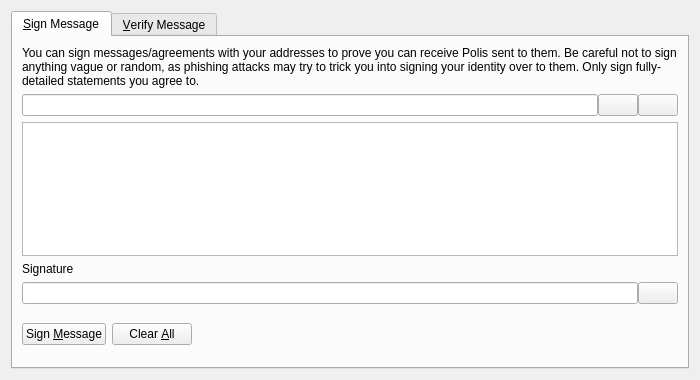
<?xml version="1.0" encoding="UTF-8"?>
<ui version="4.0">
 <class>SignVerifyMessageDialog</class>
 <widget class="QDialog" name="SignVerifyMessageDialog">
  <property name="geometry">
   <rect>
    <x>0</x>
    <y>0</y>
    <width>700</width>
    <height>380</height>
   </rect>
  </property>
  <property name="windowTitle">
   <string>Signatures - Sign / Verify a Message</string>
  </property>
  <property name="modal">
   <bool>true</bool>
  </property>
  <layout class="QVBoxLayout" name="verticalLayout">
   <item>
    <widget class="QTabWidget" name="tabWidget">
     <property name="currentIndex">
      <number>0</number>
     </property>
     <widget class="QWidget" name="tabSignMessage">
      <attribute name="title">
       <string>&amp;Sign Message</string>
      </attribute>
      <layout class="QVBoxLayout" name="verticalLayout_SM">
       <item>
        <widget class="QLabel" name="infoLabel_SM">
         <property name="text">
          <string>You can sign messages/agreements with your addresses to prove you can receive Polis sent to them. Be careful not to sign anything vague or random, as phishing attacks may try to trick you into signing your identity over to them. Only sign fully-detailed statements you agree to.</string>
         </property>
         <property name="textFormat">
          <enum>Qt::PlainText</enum>
         </property>
         <property name="wordWrap">
          <bool>true</bool>
         </property>
        </widget>
       </item>
       <item>
        <layout class="QHBoxLayout" name="horizontalLayout_1_SM">
         <property name="spacing">
          <number>0</number>
         </property>
         <item>
          <widget class="QValidatedLineEdit" name="addressIn_SM">
           <property name="toolTip">
            <string>The Polis address to sign the message with</string>
           </property>
          </widget>
         </item>
         <item>
          <widget class="QPushButton" name="addressBookButton_SM">
           <property name="toolTip">
            <string>Choose previously used address</string>
           </property>
           <property name="text">
            <string/>
           </property>
           <property name="shortcut">
            <string>Alt+A</string>
           </property>
           <property name="autoDefault">
            <bool>false</bool>
           </property>
          </widget>
         </item>
         <item>
          <widget class="QPushButton" name="pasteButton_SM">
           <property name="toolTip">
            <string>Paste address from clipboard</string>
           </property>
           <property name="text">
            <string/>
           </property>
           <property name="shortcut">
            <string>Alt+P</string>
           </property>
           <property name="autoDefault">
            <bool>false</bool>
           </property>
          </widget>
         </item>
        </layout>
       </item>
       <item>
        <widget class="QPlainTextEdit" name="messageIn_SM">
         <property name="toolTip">
          <string>Enter the message you want to sign here</string>
         </property>
        </widget>
       </item>
       <item>
        <widget class="QLabel" name="signatureLabel_SM">
         <property name="text">
          <string>Signature</string>
         </property>
         <property name="textFormat">
          <enum>Qt::PlainText</enum>
         </property>
        </widget>
       </item>
       <item>
        <layout class="QHBoxLayout" name="horizontalLayout_2_SM">
         <property name="spacing">
          <number>0</number>
         </property>
         <item>
          <widget class="QLineEdit" name="signatureOut_SM">
           <property name="font">
            <font>
             <italic>true</italic>
            </font>
           </property>
           <property name="readOnly">
            <bool>true</bool>
           </property>
          </widget>
         </item>
         <item>
          <widget class="QPushButton" name="copySignatureButton_SM">
           <property name="toolTip">
            <string>Copy the current signature to the system clipboard</string>
           </property>
           <property name="text">
            <string/>
           </property>
           <property name="autoDefault">
            <bool>false</bool>
           </property>
          </widget>
         </item>
        </layout>
       </item>
       <item>
        <layout class="QHBoxLayout" name="horizontalLayout_3_SM">
         <item>
          <widget class="QPushButton" name="signMessageButton_SM">
           <property name="toolTip">
            <string>Sign the message to prove you own this Polis address</string>
           </property>
           <property name="text">
            <string>Sign &amp;Message</string>
           </property>
           <property name="autoDefault">
            <bool>false</bool>
           </property>
          </widget>
         </item>
         <item>
          <widget class="QPushButton" name="clearButton_SM">
           <property name="toolTip">
            <string>Reset all sign message fields</string>
           </property>
           <property name="text">
            <string>Clear &amp;All</string>
           </property>
           <property name="autoDefault">
            <bool>false</bool>
           </property>
          </widget>
         </item>
         <item>
          <spacer name="horizontalSpacer_1_SM">
           <property name="orientation">
            <enum>Qt::Horizontal</enum>
           </property>
           <property name="sizeHint" stdset="0">
            <size>
             <width>40</width>
             <height>48</height>
            </size>
           </property>
          </spacer>
         </item>
         <item>
          <widget class="QLabel" name="statusLabel_SM">
           <property name="font">
            <font>
             <weight>75</weight>
             <bold>true</bold>
            </font>
           </property>
           <property name="text">
            <string/>
           </property>
           <property name="wordWrap">
            <bool>true</bool>
           </property>
          </widget>
         </item>
         <item>
          <spacer name="horizontalSpacer_2_SM">
           <property name="orientation">
            <enum>Qt::Horizontal</enum>
           </property>
           <property name="sizeHint" stdset="0">
            <size>
             <width>40</width>
             <height>48</height>
            </size>
           </property>
          </spacer>
         </item>
        </layout>
       </item>
      </layout>
     </widget>
     <widget class="QWidget" name="tabVerifyMessage">
      <attribute name="title">
       <string>&amp;Verify Message</string>
      </attribute>
      <layout class="QVBoxLayout" name="verticalLayout_VM">
       <item>
        <widget class="QLabel" name="infoLabel_VM">
         <property name="text">
          <string>Enter the receiver's address, message (ensure you copy line breaks, spaces, tabs, etc. exactly) and signature below to verify the message. Be careful not to read more into the signature than what is in the signed message itself, to avoid being tricked by a man-in-the-middle attack. Note that this only proves the signing party receives with the address, it cannot prove sendership of any transaction!</string>
         </property>
         <property name="textFormat">
          <enum>Qt::PlainText</enum>
         </property>
         <property name="alignment">
          <set>Qt::AlignLeading|Qt::AlignLeft|Qt::AlignTop</set>
         </property>
         <property name="wordWrap">
          <bool>true</bool>
         </property>
        </widget>
       </item>
       <item>
        <layout class="QHBoxLayout" name="horizontalLayout_1_VM">
         <property name="spacing">
          <number>0</number>
         </property>
         <item>
          <widget class="QValidatedLineEdit" name="addressIn_VM">
           <property name="toolTip">
            <string>The Polis address the message was signed with</string>
           </property>
          </widget>
         </item>
         <item>
          <widget class="QPushButton" name="addressBookButton_VM">
           <property name="toolTip">
            <string>Choose previously used address</string>
           </property>
           <property name="text">
            <string/>
           </property>
           <property name="shortcut">
            <string>Alt+A</string>
           </property>
           <property name="autoDefault">
            <bool>false</bool>
           </property>
          </widget>
         </item>
        </layout>
       </item>
       <item>
        <widget class="QPlainTextEdit" name="messageIn_VM"/>
       </item>
       <item>
        <widget class="QValidatedLineEdit" name="signatureIn_VM"/>
       </item>
       <item>
        <layout class="QHBoxLayout" name="horizontalLayout_2_VM">
         <item>
          <widget class="QPushButton" name="verifyMessageButton_VM">
           <property name="toolTip">
            <string>Verify the message to ensure it was signed with the specified Polis address</string>
           </property>
           <property name="text">
            <string>Verify &amp;Message</string>
           </property>
           <property name="autoDefault">
            <bool>false</bool>
           </property>
          </widget>
         </item>
         <item>
          <widget class="QPushButton" name="clearButton_VM">
           <property name="toolTip">
            <string>Reset all verify message fields</string>
           </property>
           <property name="text">
            <string>Clear &amp;All</string>
           </property>
           <property name="autoDefault">
            <bool>false</bool>
           </property>
          </widget>
         </item>
         <item>
          <spacer name="horizontalSpacer_1_VM">
           <property name="orientation">
            <enum>Qt::Horizontal</enum>
           </property>
           <property name="sizeHint" stdset="0">
            <size>
             <width>40</width>
             <height>48</height>
            </size>
           </property>
          </spacer>
         </item>
         <item>
          <widget class="QLabel" name="statusLabel_VM">
           <property name="font">
            <font>
             <weight>75</weight>
             <bold>true</bold>
            </font>
           </property>
           <property name="text">
            <string/>
           </property>
           <property name="wordWrap">
            <bool>true</bool>
           </property>
          </widget>
         </item>
         <item>
          <spacer name="horizontalSpacer_2_VM">
           <property name="orientation">
            <enum>Qt::Horizontal</enum>
           </property>
           <property name="sizeHint" stdset="0">
            <size>
             <width>40</width>
             <height>48</height>
            </size>
           </property>
          </spacer>
         </item>
        </layout>
       </item>
      </layout>
     </widget>
    </widget>
   </item>
  </layout>
 </widget>
 <customwidgets>
  <customwidget>
   <class>QValidatedLineEdit</class>
   <extends>QLineEdit</extends>
   <header>qvalidatedlineedit.h</header>
  </customwidget>
 </customwidgets>
 <resources>
  <include location="../dash.qrc"/>
 </resources>
 <connections/>
</ui>
